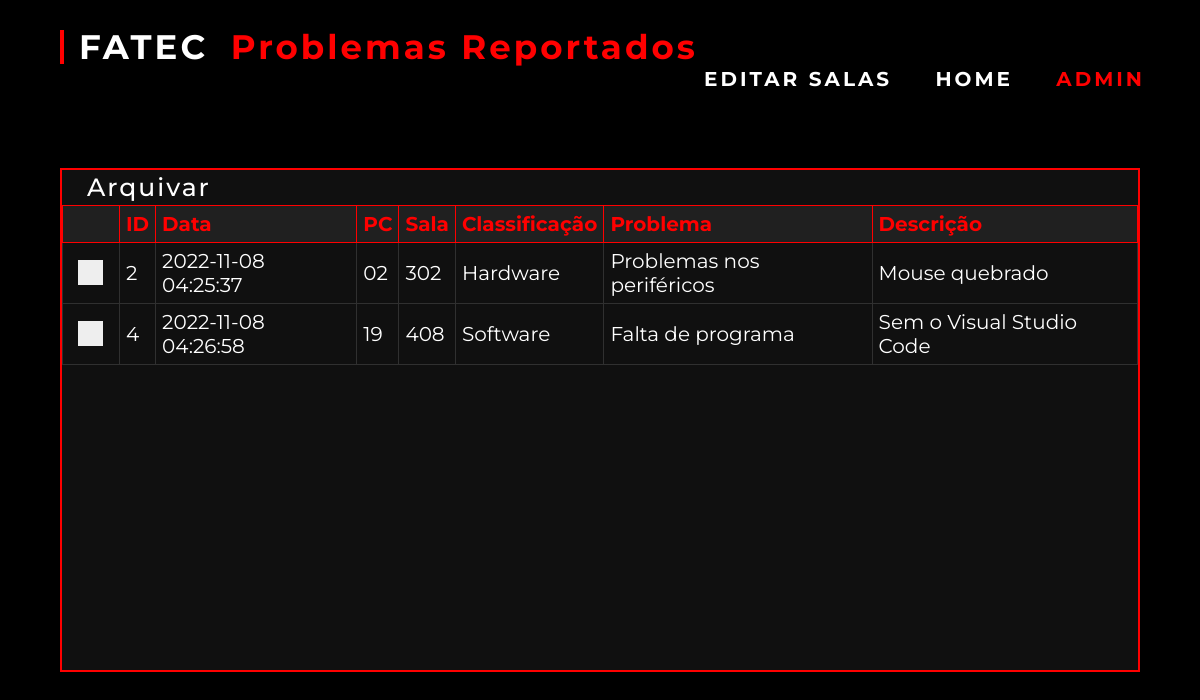
/admin, run on an earlier commit of the app's database.
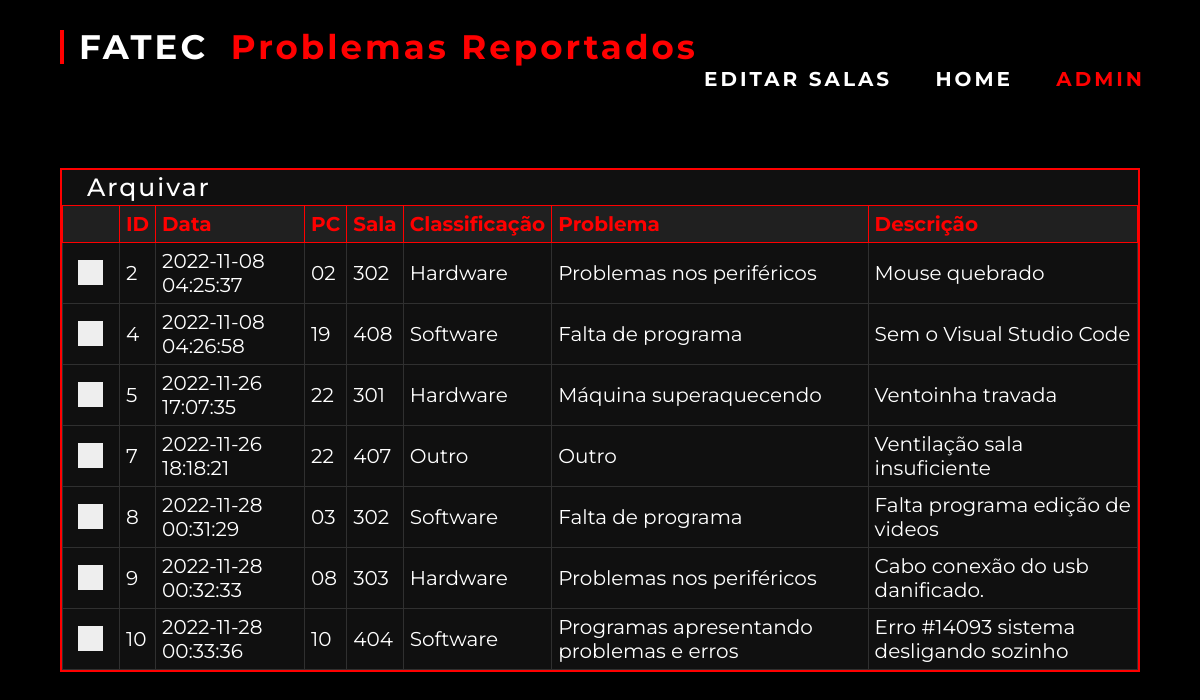
And on a later commit of the database.
### tables this page shows
CREATE TABLE reports (id INTEGER PRIMARY KEY AUTOINCREMENT, data TEXT, sala TEXT, pc TEXT, desc TEXT, problema TEXT, classificacao TEXT, arquivados TEXT);

### app.py (the view)
@app.route('/admin', methods = ['POST', 'GET'])
def admin():
   with sql.connect("database.db") as con:
         con.row_factory = sql.Row
         cur = con.cursor()
         cur.execute("SELECT * FROM reports WHERE NOT arquivados = ?",("sim",))
         rows = cur.fetchall()
         return render_template("admin.html", rows = rows)
         con.close()

### templates/admin.html (shortened to what this page needs)
<!DOCTYPE html>
<html lang="br">
<head>
	<link rel="stylesheet" href="{{ url_for('static', filename='admin.css') }}">
</head>
<body>
	<div class="sala">
		<div class="editarea">
			<div class="close" onclick="toggleVisibilidade()">x</div>
		</div>
	</div>
	<div class="headertop">
		<div class="logoarea">
			<span class="logotext1">
				<a href="https://fatecsjc-prd.azurewebsites.net">FATEC</a>
			</span>
			<span class="logotext2">
				Problemas Reportados
			</span>
			<span class="buttontext">
				<a href="./edit">EDITAR SALAS</a>
				<a href="./">HOME</a>
				<a href="./graficos" class="activepage">ADMIN</a>
			</span>
		</div>
	</div>
	<form id="formulario" name="formulario" method="POST" action=" {{ url_for('update') }} ">
		<div class="reportbox">
			<div>
				<span onclick="Resolver()" class="genericbutton">Arquivar</span>
			</div>
			<center>
				<table>
					{% if rows|length == 0: %}
						<tr>
							<th>sem notificações</th>
						</tr>
					{% else %}
						<tr>
							<th><p></p></th>
							<th>ID</th>
							<th>Data</th>
							<th>PC</th>
							<th>Sala</th>
							<th>Classificação</th>
							<th>Problema</th>
							<th>Descrição</th>
						</tr>
						{% for row in rows %}
							<tr>
								<td style="width: 20px; padding-bottom: 20px; padding-left: 15px;">
								<label class="check">
									<span class="checkmark"></span>
								</label>
								</td>
								<td>{{row["id"]}}</td>
								<td>{{row["data"]}}</td>
								<td>{{row["pc"]}}</td>
								<td>{{row["sala"]}}</td>
								<td>{{row["classificacao"]}}</td>
								<td>{{row["problema"]}}</td>
								<td>{{row["desc"]}}</td>
							</tr>
						{% endfor %}
					{% endif %}
				</table>
			</center>
		</div>
	</form>
</body>
</html>

What changed in the data, as far as the page shows it:
added reports: id "5", data "2022-11-26 17:07:35", pc "22", sala "301", classificacao "Hardware", problema "Máquina superaquecendo", desc "Ventoinha travada"
added reports: id "7", data "2022-11-26 18:18:21", pc "22", sala "407", classificacao "Outro", problema "Outro", desc "Ventilação sala insuficiente"
added reports: id "8", data "2022-11-28 00:31:29", pc "03", sala "302", classificacao "Software", problema "Falta de programa", desc "Falta programa edição de videos"
added reports: id "9", data "2022-11-28 00:32:33", pc "08", sala "303", classificacao "Hardware", problema "Problemas nos periféricos", desc "Cabo conexão do usb danificado."
added reports: id "10", data "2022-11-28 00:33:36", pc "10", sala "404", classificacao "Software", problema "Programas apresentando problemas e erros", desc "Erro #14093 sistema desligando sozinho"
